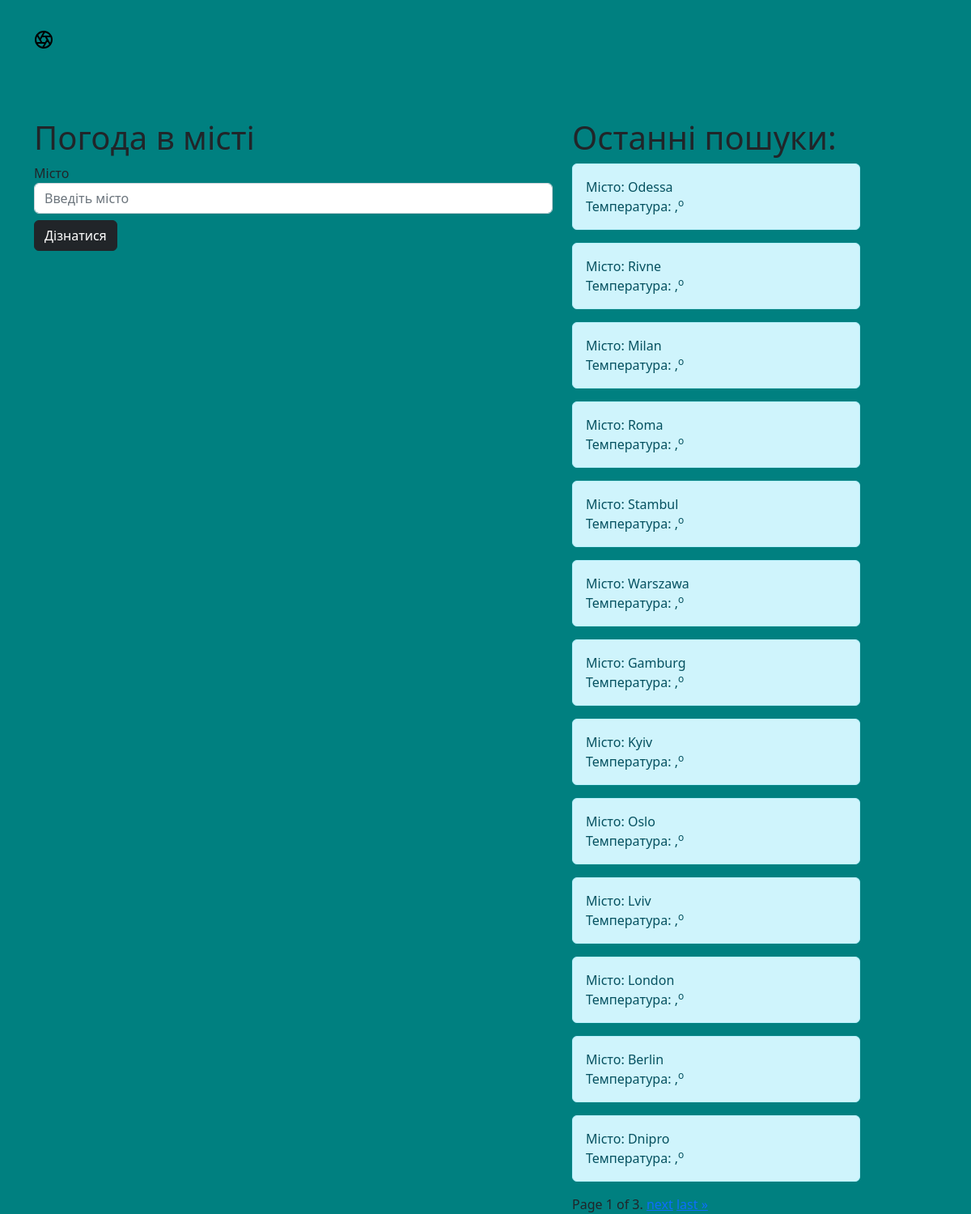
The page / on the database its author committed.
### weather/models.py (models this page shows, shortened)
class City(models.Model):
    name = models.CharField(max_length=35)

### weather/views.py (the view)
# urls.py: path('', views.index, name='index'),
def index(request):
    idt = '20e10189b6ec3c7fb87ad17bb7a1bbe2'
    url = 'https://api.openweathermap.org/data/2.5/weather?q={}&units=metric&appid=' + idt
    if (request.method == 'POST'):
        form = CityForm(request.POST)
        form.save()
    else:
        pass
    form = CityForm()
    cities = City.objects.order_by('id')
    all_cities = []
    paginator = Paginator(all_cities, 5)
    for city in cities[::-1]:
        res = requests.get(url.format(city.name)).json()
        city_info = {
            'city': city.name,
            'temp': res['main']['temp'],
            'icon': res['weather'][0]['icon']
        }
        all_cities.append(city_info)
    page_number = request.GET.get('page')
    page_obj = paginator.get_page(page_number)
    contex = {'all_info': all_cities, 'form': form, 'page_obj': page_obj}
    sort_city()
    return render(request, 'weather/index.html', contex)

### weather/forms.py
class CityForm(ModelForm):
    class Meta:
        model = City
        fields = ['name']
        widgets = {'name': TextInput(attrs={'class': 'form-control',
                                             'name': 'city',
                                             'id': 'city',
                                             'placeholder': 'Введіть місто'
                                             })}

### weather/views.py (called while the page is built)
def sort_city():
    for row in City.objects.all():
        if City.objects.filter(name=row.name).count() > 1:
            row.delete()

### weather/templates/weather/index.html (shortened to what this page needs)
<!DOCTYPE html>
<html lang="uk">
<head>
    <link rel="stylesheet" href="https://cdn.jsdelivr.net/npm/bootstrap@5.2.0/dist/css/bootstrap.min.css">
</head>
<body style="background-color:Teal;">
<header class="site-header sticky-top py-1">
    <nav class="container d-flex flex-column flex-md-row justify-content-between">
        <a style="color:black" class="py-2" href="/" aria-label="Product">
        </a>
    </nav>
</header>
<div class="container mt-5">
    <div class="row">
        <div class="col-7 offset=1">
            <h1>Погода в місті </h1>
            <form action="" method="post">
                <label for="city">Місто</label>
                {{ form.name }}
                <input type="submit" name="send" value="Дізнатися" class="mt-2 btn btn-dark">
            </form>
        </div>
        <div class="col-4 offset=1">
            <h1>Останні пошуки:</h1>
            {% for info in all_info %}
            <div class="alert alert-info">
                <div class="row">
                    <div class="col-9">
                        <b1>Місто:</b1>
                        {{ info.city }} <br>
                        <b1>Температура:</b1>
                        {{ info.temp }},<sup>o</sup> <br>
                    </div>
                    <div class="col-2 offset-1">
                    </div>
                </div>
            </div>
            {% endfor %}
            <div class="pagination">
    <span class="step-links">
        <span class="current">
            Page {{ page_obj.number }} of {{ page_obj.paginator.num_pages }}.
        </span>
        {% if page_obj.has_next %}
            <a href="?page={{ page_obj.next_page_number }}">next</a>
            <a href="?page={{ page_obj.paginator.num_pages }}">last &raquo;</a>
        {% endif %}
    </span>
            </div>
        </div>
    </div>
</div>
</body>
</html>

### rows shown on the page
City: city "Odessa"
City: city "Rivne"
City: city "Milan"
City: city "Roma"
City: city "Stambul"
City: city "Warszawa"
City: city "Gamburg"
City: city "Kyiv"
City: city "Oslo"
City: city "Lviv"
City: city "London"
City: city "Berlin"
City: city "Dnipro"

### other values the page prints
{{ page_obj.number }} "1"
{{ page_obj.paginator.num_pages }} "3"
